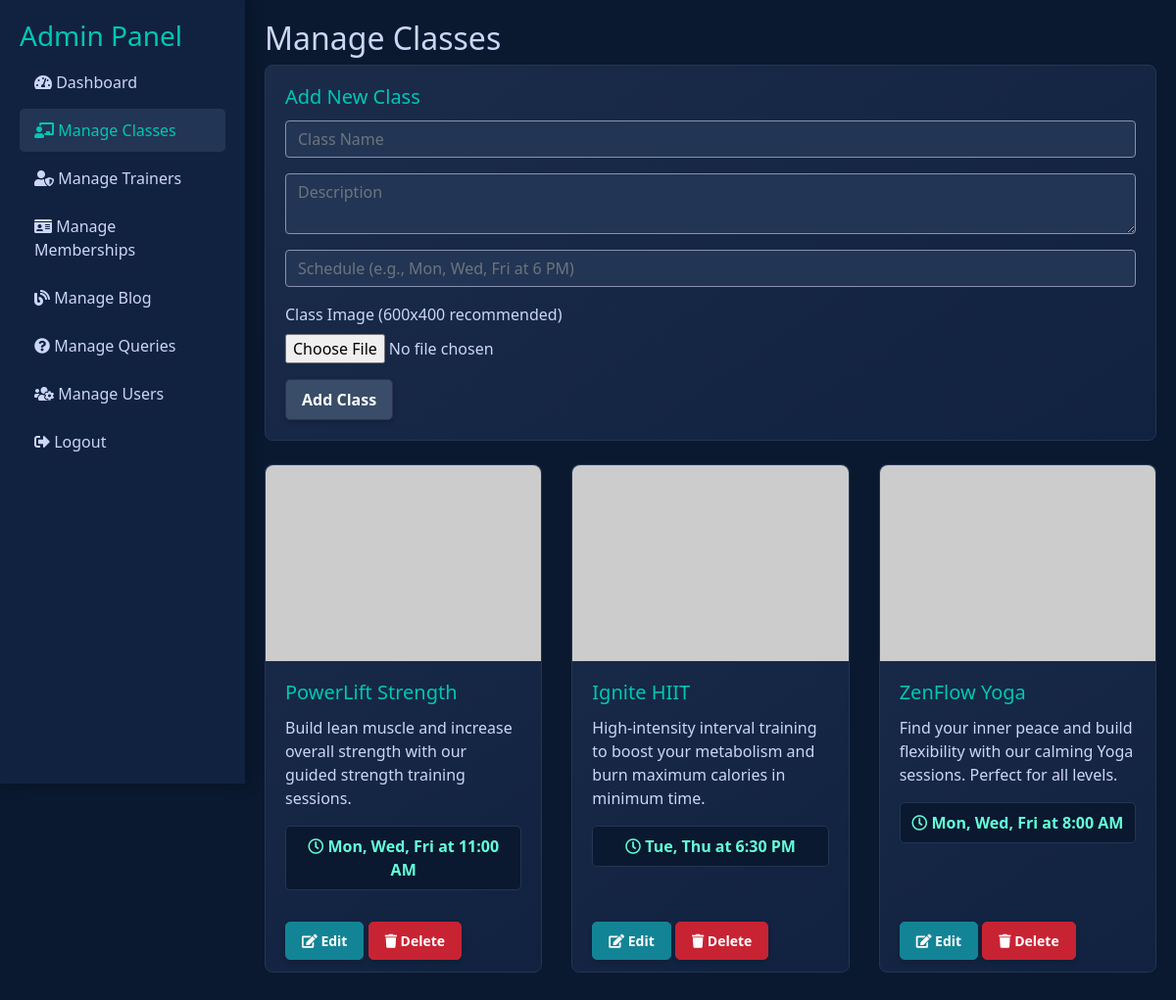
Screenshot of /admin/manage_classes.php (signed in) with the database file from the repository.
### tables this page shows
CREATE TABLE `classes` (
  `id` int(11) NOT NULL AUTO_INCREMENT,
  `name` varchar(100) NOT NULL,
  `description` text NOT NULL,
  `schedule` varchar(255) NOT NULL,
  `image_path` varchar(255) DEFAULT NULL,
  PRIMARY KEY (`id`)
);

### admin/manage_classes.php (the view, shortened to what this page needs)
<?php
include '../includes/db.php';
include 'admin_header.php';
$classes = $conn->query("SELECT * FROM classes ORDER BY id DESC");
?>
<h2>Manage Classes</h2>
<div class="card mb-4">
    <div class="card-body">
        <h5 class="card-title">Add New Class</h5>
        <form method="POST" action="manage_classes.php" class="needs-validation" novalidate enctype="multipart/form-data">
            <div class="form-group">
                <input type="text" name="name" placeholder="Class Name" required class="form-control">
            </div>
            <div class="form-group">
                <textarea name="description" placeholder="Description" required class="form-control"></textarea>
            </div>
            <div class="form-group">
                <input type="text" name="schedule" placeholder="Schedule (e.g., Mon, Wed, Fri at 6 PM)" required class="form-control">
            </div>
            <div class="form-group">
                <label>Class Image (600x400 recommended)</label>
                <input type="file" name="class_image" class="form-control-file">
            </div>
            <button type="submit" name="add_class" class="btn btn-primary">Add Class</button>
        </form>
    </div>
</div>
<div class="row">
    <?php while($class = $classes->fetch_assoc()): ?>
    <div class="col-md-6 col-lg-4 mb-4">
        <div class="card h-100 class-card">
            <?php
            $image_path = (!empty($class['image_path']) && file_exists('../assets/img/' . $class['image_path']))
                          ? '../assets/img/' . $class['image_path']
                          : 'https://placehold.co/600x400/112240/00c7b3?text=' . urlencode(htmlspecialchars($class['name']));
            ?>
            <img src="<?php echo $image_path; ?>" class="card-img-top" alt="<?php echo htmlspecialchars($class['name']); ?>">
            <div class="card-body">
                <h5 class="card-title"><?php echo htmlspecialchars($class['name']); ?></h5>
                <p class="card-text"><?php echo htmlspecialchars($class['description']); ?></p>
                <div class="class-schedule">
                    <i class="far fa-clock"></i> <?php echo htmlspecialchars($class['schedule']); ?>
                </div>
            </div>
            <div class="card-footer bg-transparent border-top-0">
                <a href="edit_class.php?id=<?php echo $class['id']; ?>" class="btn btn-info btn-sm"><i class="fas fa-edit"></i> Edit</a>
                <a href="?delete_class=<?php echo $class['id']; ?>" class="btn btn-danger btn-sm" onclick="return confirm('Are you sure?')"><i class="fas fa-trash"></i> Delete</a>
            </div>
        </div>
    </div>
    <?php endwhile; ?>
</div>
<?php include 'admin_footer.php'; ?>

### assets/css/style.css (style rules this page uses)
body { background-color: #0a192f; color: #ccd6f6; font-family: 'Segoe UI', Tahoma, Geneva, Verdana, sans-serif; }
.btn { transition: all 0.3s ease; border-radius: 5px; font-weight: bold; padding: 0.5rem 1rem; box-shadow: 0 2px 5px rgba(0,0,0,0.2); border: 1px solid transparent; }
.btn-primary { background-color: #394c68; color: #ffffff; border-color: #2d3157; }
.btn-info { background-color: #138496; color: white; border-color: #138496; }
.btn-danger { background-color: #c82333; color: white; border-color: #c82333; }
.card { background: linear-gradient(145deg, #1a2c4a, #112240); border: 1px solid #233554; transition: transform .2s, box-shadow .2s; border-radius: 8px; }
.card-title { color: #00c7b3; }
.class-card .card-img-top { height: 200px; object-fit: cover; border-top-left-radius: 8px; border-top-right-radius: 8px; }
.class-schedule { background-color: #0a192f; color: #64ffda; padding: 0.5rem; border-radius: 5px; text-align: center; font-weight: bold; margin-top: 1rem; border: 1px solid #233554; }
.form-control { background-color: #233554; color: #ccd6f6; border: 1px solid #8892b0; }

### rows the page displays
classes: name "PowerLift Strength", description "Build lean muscle and increase overall strength with our guided strength training sessions.", schedule "Mon, Wed, Fri at 11:00 AM"
classes: name "Ignite HIIT", description "High-intensity interval training to boost your metabolism and burn maximum calories in minimum time.", schedule "Tue, Thu at 6:30 PM"
classes: name "ZenFlow Yoga", description "Find your inner peace and build flexibility with our calming Yoga sessions. Perfect for all levels.", schedule "Mon, Wed, Fri at 8:00 AM"
